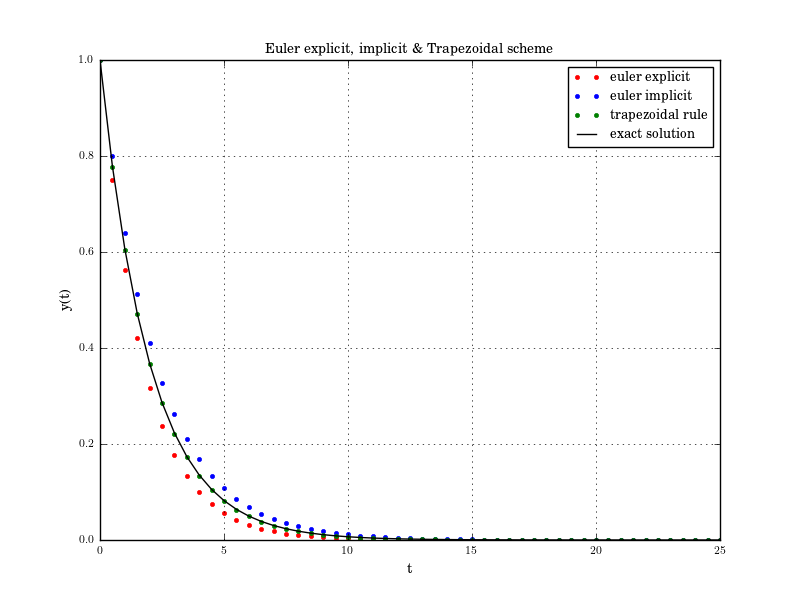

The script that saved this image:
#!/usr/bin/env python
# File: eulerscheme.py
# Name: D.Saravanan
# Date: 02/12/2021

""" Script to implement the Euler explicit, implicit and Trapezoidal scheme for y' = -0.5*y with y(0) = 1 """

import matplotlib
import numpy as np
import matplotlib.pyplot as plt
plt.style.use("classic")

matplotlib.rcParams.update(
    {
        "font.family": "serif",
        "font.size": 8,
        "axes.labelsize": 10,
        "axes.titlesize": 10,
        "figure.titlesize": 10,
    }
)
matplotlib.rcParams["text.usetex"] = True
matplotlib.use("Agg")

t_ = 25
dt = 0.5
N = int(t_/dt)
t = np.zeros(N+1)
y1 = np.ones(N+1)
y2 = np.ones(N+1)
y3 = np.ones(N+1)

for k in range(0, N):
    t[k+1] = t[k] + dt
    y1[k+1] = y1[k]*(1 - 0.5*dt)
    y2[k+1] = y2[k]/(1 + 0.5*dt)
    y3[k+1] = y3[k]*(1 - 0.5*dt/2)/(1 + 0.5*dt/2)

exact = np.exp(-0.5*t)

figure, ax = plt.subplots()
ax.plot(t, y1, "r.", label=r"euler explicit")
ax.plot(t, y2, "b.", label=r"euler implicit")
ax.plot(t, y3, "g.", label=r"trapezoidal rule")
ax.plot(t, exact, "k-", label=r"exact solution")
ax.set(xlabel=r"t", ylabel=r"y(t)")
ax.set_title(r"Euler explicit, implicit \& Trapezoidal scheme")
ax.grid(True); ax.legend()
plt.savefig("eulerscheme.png")
